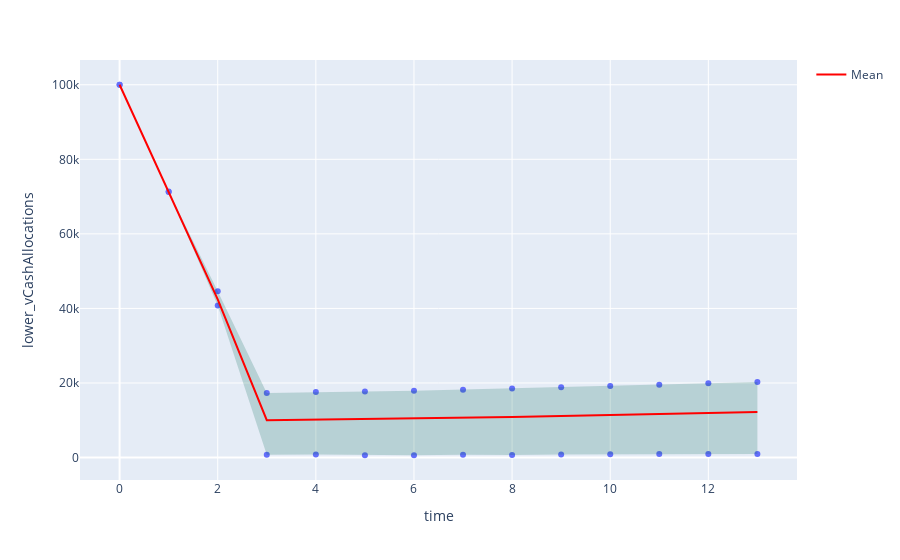

Write notebook code for a chart like this one.
### Code cell
analyzer.plot_ci(name='vCashAllocations', time_col='time', scenario_col='scenario',filter=None, col_names=['scenario', 'time'], confidence=.95, inline_plot=True)

### Figure 1 — Plotly figure (JSON) as saved in the notebook; plotly's stock layout.template omitted (floating-point values rounded to 4 significant figures)
{"data": [{"hovertemplate": "time=%{x}<br>lower_vCashAllocations=%{y}<extra></extra>", "legendgroup": "", "marker": {"color": "#636efa", "symbol": "circle"}, "mode": "markers", "name": "", "orientation": "v", "showlegend": false, "type": "scatter", "x": [0, 1, 2, 3, 4, 5, 6, 7, 8, 9, 10, 11, 12, 13], "xaxis": "x", "y": [100000, 71240.0, 40790.0, 743.5, 801.7, 640.8, 618.6, 769.2, 678.3, 815.3, 855.9, 935.4, 977.0, 974.7], "yaxis": "y"}, {"hovertemplate": "time=%{x}<br>upper_vCashAllocations=%{y}<extra></extra>", "legendgroup": "", "marker": {"color": "#636efa", "symbol": "circle"}, "mode": "markers", "name": "", "orientation": "v", "showlegend": false, "type": "scatter", "x": [0, 1, 2, 3, 4, 5, 6, 7, 8, 9, 10, 11, 12, 13], "xaxis": "x", "y": [100000, 71350.0, 44630.0, 17340.0, 17560.0, 17730.0, 17890.0, 18220.0, 18520.0, 18880.0, 19200.0, 19550.0, 19950.0, 20290.0], "yaxis": "y"}, {"fill": "toself", "fillcolor": "rgba(0,100,80,0.2)", "line": {"color": "rgba(255,255,255,0)"}, "showlegend": false, "type": "scatter", "x": [0, 1, 2, 3, 4, 5, 6, 7, 8, 9, 10, 11, 12, 13, 13, 12, 11, 10, 9, 8, 7, 6, 5, 4, 3, 2, 1, 0], "y": [100000, 71240.0, 40790.0, 743.5, 801.7, 640.8, 618.6, 769.2, 678.3, 815.3, 855.9, 935.4, 977.0, 974.7, 20290.0, 19950.0, 19550.0, 19200.0, 18880.0, 18520.0, 18220.0, 17890.0, 17730.0, 17560.0, 17340.0, 44630.0, 71350.0, 100000]}, {"line": {"color": "red", "width": 2}, "mode": "lines", "name": "Mean", "type": "scatter", "x": [0, 1, 2, 3, 4, 5, 6, 7, 8, 9, 10, 11, 12, 13], "y": [100000, 71300.0, 42450.0, 10040.0, 10200.0, 10250.0, 10410.0, 10690.0, 10850.0, 11130.0, 11410.0, 11690.0, 11960.0, 12230.0]}], "layout": {"legend": {"tracegroupgap": 0}, "margin": {"t": 60}, "xaxis": {"anchor": "y", "domain": [0, 1], "title": {"text": "time"}}, "yaxis": {"anchor": "x", "domain": [0, 1], "title": {"text": "lower_vCashAllocations"}}}}
